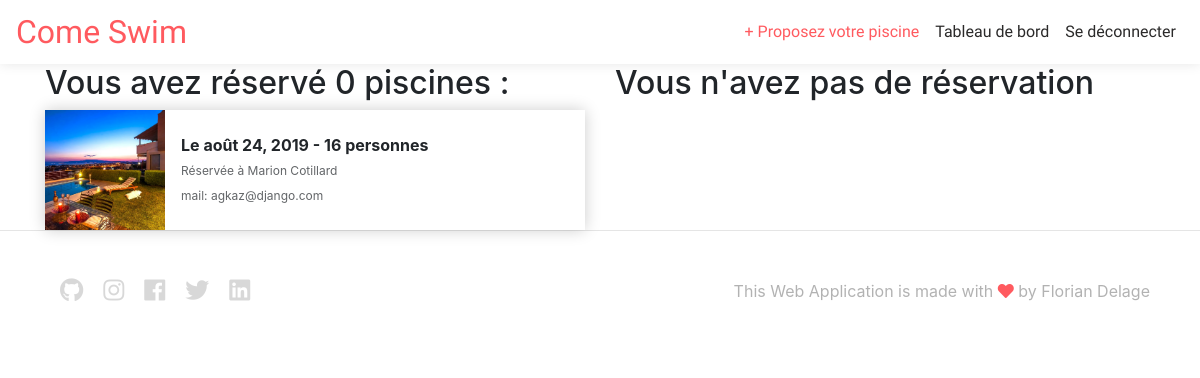
Page /pools/dashboard/ (signed in) on the committed database.
### rent/models.py (models this page shows, shortened)
class Booking(models.Model):
    user = models.ForeignKey(User, on_delete=models.CASCADE, default='')
    pool = models.ForeignKey('Pool', on_delete=models.CASCADE)
    participants = models.PositiveIntegerField(default=0)
    date = models.DateField()
    state = models.CharField(max_length=100)

class Pool(models.Model):
    user = models.ForeignKey(User, on_delete=models.CASCADE, default='')
    title = models.CharField(max_length=100)
    description = models.TextField(max_length=1000)
    address = models.CharField(max_length=300)
    capacity = models.PositiveIntegerField()
    availability = models.BooleanField(default=True)
    image = models.FileField(upload_to='pool_images', blank=True)
    price = models.PositiveIntegerField()
    length = models.FloatField()
    width = models.FloatField()
    heated = models.BooleanField(default=False)
    OUTDOOR = 'OUTDOOR'
    INDOOR = 'INDOOR'
    COVERED = 'COVERED'
    POOL_TYPE_CHOICES = [
        (OUTDOOR, 'Outdoor'),
        (INDOOR, 'Indoor'),
        (COVERED, 'Covered'),
    ]
    type = models.CharField(max_length=100, choices=POOL_TYPE_CHOICES, default=OUTDOOR)

### rent/views.py (the view)
# urls.py: path('dashboard/', views.dashboard, name='dashboard'),
@login_required
def dashboard(request):
    user = request.user
    user_bookings = user.booking_set.all()  # liste des réservations de piscines tierces par user connecté
    user_pools = user.pool_set.all()  # piscines du user connecté
    if not user_pools:
        context = {'user': user, 'user_bookings': user_bookings, 'user_pools': user_pools,}
    elif user_pools:
        user_pool = user.pool_set.all()[0]  # piscine du user connecté
        pool_bookings = user_pool.booking_set.all()  # liste des réservations concernant la piscine du user connecté
        context = {'user': user, 'user_bookings': user_bookings, 'user_pools': user_pools,
                   'user_pool': user_pool, 'pool_bookings': pool_bookings,}
    return render(request, 'rent/dashboard.html', context)

### rent/templates/rent/dashboard.html (shortened to what this page needs)
{% extends 'base.html' %}
{% load static %}
{% load bootstrap4 %}
{% block content %}
<div class="container">
    <div class="row">
        <div class="col-6">
            {% if not user_bookings %}
                <h2>Vous n'avez pas réservé de piscine</h2>
            {% else %}
                <h2>Vous avez réservé {{ pool_bookings|length }} piscine{{ pool_bookings|pluralize }} :</h2>
                {% for booking in user_bookings %}
                    <div class="card-pool-booking-dashboard">
                        <img src={{ booking.pool.image.url }} alt="photo de piscine">
                        <div class="card-product-infos">
                            <h3>Le {{ booking.date }} - {{ booking.participants }} personnes</h3>
                            <p>Réservée à {{ booking.pool.user.first_name }} {{ booking.pool.user.last_name }}</p>
                            <p>mail: {{ booking.pool.user.email }}</p>
                        </div>
                    </div>
                {% endfor %}
            {% endif %}
        </div>
        <div class="col-6">
        {% if not user_pools %}
            <h2>Vous n'avez pas enregistré de piscine</h2>
            <p>Si vous êtes propriétaire d'une piscine, mettez la en ligne dès maintenant et gagnez de l'argent !</p>
            <a href="{% url 'pool-creation' %}" class="pool-create-link"> Proposez votre piscine > </a>
        {% else %}
              {% if not pool_bookings %}
                <h2>Vous n'avez pas de réservation</h2>
              {% endif %}
        {% endif %}
        </div>
    </div>
</div>
{% endblock content %}

### static/css/main.css (style rules this page uses)
.card-pool-booking-dashboard { overflow: hidden; height: 120px; background: white; box-shadow: 0 0 15px rgba(0,0,0,0.2); display: flex; align-items: center; }
.card-pool-booking-dashboard img { height: 100%; width: 120px; object-fit: cover; }
.card-pool-booking-dashboard h3 { font-size: 16px; font-weight: bold; margin: 0; }
.card-pool-booking-dashboard p { font-size: 12px; line-height: 1.4; opacity: 0.7; margin-bottom: 0; margin-top: 8px; }
.card-pool-booking-dashboard .card-product-infos { padding: 16px; }

### rows in the picture
Booking: pool.image (picture), date "août 24, 2019", participants "16", pool.user.first_name "Marion", pool.user.last_name "Cotillard", pool.user.email "agkaz@django.com"

### other values in the picture
{{ pool_bookings|length }} "0"
